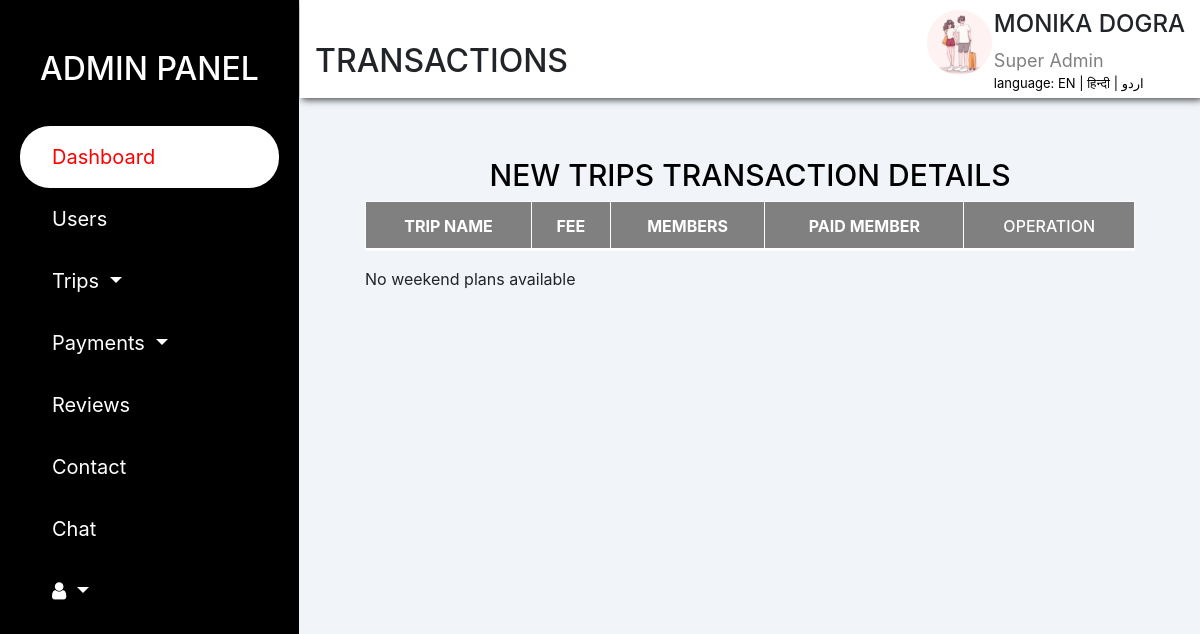
Page /weekend/explore/new_payment_tbl.php (signed in) on the committed database.
### tables this page shows
CREATE TABLE `user_tbl` (
  `u_id` smallint(8) UNSIGNED NOT NULL,
  `f_name` varchar(20) DEFAULT NULL,
  `l_name` varchar(20) DEFAULT NULL,
  `email` varchar(40) NOT NULL,
  `pswd` varchar(40) DEFAULT NULL,
  `status` tinyint(1) NOT NULL DEFAULT 0,
  `gender` char(6) NOT NULL DEFAULT 'Gender',
  `phone_no` char(10) NOT NULL,
  `alt_phone_no` char(10) NOT NULL,
  `zipcode` char(6) NOT NULL,
  `city` varchar(80) NOT NULL,
  `state` varchar(30) NOT NULL,
  `profile_pic` varchar(50) NOT NULL DEFAULT 'default.svg',
  `online` tinyint(1) NOT NULL DEFAULT 0,
  `reg_date` date NOT NULL DEFAULT current_timestamp()
);

### weekend/explore/new.php (called while the page is built, shortened)
<?php
 if (isset($_GET['lang'])) {
     $set_lang=$_GET['lang'];
  }else{
    $set_lang='en';
  }
  $lang=array();
if ($set_lang=='en') {
   $lang['lang']='Language';
  $lang['admin']='ADMIN PANEL';
  $lang['dash']='DASHBOARD';
  $lang['user']='USERS';
  $lang['trip']='Trips';
  $lang['pays']='Payments';
  $lang['s_dash']='Dashboard';
  $lang['rev']='Reviews';
  $lang['cont']='Contact';
  $lang['cht']='Chat';
  $lang['s_dash']='Dashboard';
  $lang['tang']='Users';
  $lang['trips']='Trips';
  $lang['confirm']='Confirmed trips';
  $lang['name']='MONIKA DOGRA';
  $lang['super']='Super Admin';
  $lang['traf']='Traffic';
  $lang['recent']='NEW TRIPS';
  $lang['t_title']='Trips Title';
  $lang['dat']='Date';
  $lang['status']='Status';
  $lang['see']='See All';
  $lang['new']='NEW USERS';
  $lang['mem']='Members';
  $lang['nam']='Name';
  $lang['acc_v']='Date';
  $lang['det']='Details';
  $lang['int']='Interest';
  $lang ['users_d']='USERS DETAILS';
  $lang ['email']='Email';
  $lang ['gen']='Gender';
  $lang ['phone']='Phone no.';
  $lang ['alt']='Alt P_no.';
  $lang ['add']='Address';
  $lang ['zip']='Zipcode';
  $lang ['verf']='Verification';
  $lang ['del']='delete';
  $lang['trans']='TRANSACTIONS';
   $lang ['trans_d']='TRANSACTION DETAILS';
   $lang['trip_n']='Trip name';
   $lang['fee']='Fee';
   $lang['p_memb']='Paid member';
   $lang['opera']='Operation';
   $lang['see_m']='see more';
   $lang['trip_d']='TRIPS DETAILS';
   $lang ['sch']='SCHEDULE';
   $lang ['vid']='VIDEO';
   $lang ['detl']='DETAILS';
   $lang ['vaish']='VAISHNO DEVI';
   $lang ['pick']='Pickup Address';
   $lang ['arr_t']='Arrival Time';
   $lang ['fr']='From';
   $lang ['to']='To';
   $lang ['dest']='Destination';
   $lang ['fe_per']='Fee/Person';
   $lang ['stay']='Stay';
   $lang ['pos']='Post on';
   $lang ['note']='Note';
   $lang ['up']='UPDATE';
}

### weekend/explore/php/code.php (called while the page is built, shortened)
<?php
abstract class clsConnection
{
    public function __construct()
    {
        $dbHost="localhost";
        $dbName="explore";
        $dbUser="root";
        $dbPassword="";
        try
        {
            $this->dbConn= new PDO("mysql:host=$dbHost;dbname=$dbName",$dbUser,$dbPassword);
        }
        catch(PDOException $e)
        {
            Echo "Connection failed" . $e->getMessage();
        }
    }
}
class clsUser extends clsConnection implements I_User
{
    public function GetUserDetail($u_id){
        try{
             $sql="SELECT * FROM user_tbl where u_id=:u_id";
             $stmt=$this->dbConn->prepare($sql);
             $stmt->bindParam(':u_id',$u_id);
             $stmt->execute();
             $result=$stmt->fetchAll();
           return $result;
        }
        catch (PDOException $e){
            echo "User Details Error:".$e->getMessage();
        }
    }
}
?>

### weekend/explore/new_payment_tbl.php (the view, shortened to what this page needs)
<?php session_start();
     require_once('php/code.php');
     $msg="";
   $u_id=$_SESSION['u_id'];
     $Obj=new clsUser();
     $fun=$Obj->GetUserDetail($u_id);
     $profile_pic="";
     foreach ($fun as $arr) {
        $a_name=$arr['f_name']." ".$arr['l_name'];
        $profile_pic=$arr['profile_pic'];
     }
 ?>
<!DOCTYPE html>
<html>
<head>
  <?php include'links/links.php'; ?>
    <link rel="stylesheet" href="css/table-style.css">
</head>
<body>
     <div class="container-fluid">
      <div class="row">
          <?php include'title_bar.php'; ?>
           <div class="col-md-9 col-sm-12">
               <div class="row dash_content">
                  <div class="col-12 header">
                    <div>
                   <h3> <i class="fa fa-bars" id="fa-bars" onclick="show();"></i></h3><h2><?php echo $lang['trans'];?></h2></div>
                    <div class="profile">
                      <div class="img">
                        <img src="../login/photo/<?php echo $profile_pic; ?>">
                      </div>
                      <h4><?php echo  $a_name;?></h4>
                      <span><?php echo $lang['super'];?></span>
                          <div class="multi_lang" >
                           <?php echo $lang['lang']; ?>: <a href="new_payment_tbl.php?lang=en">EN | </a><a href="new_payment_tbl.php?lang=hi">हिन्दी</a><a href="new_payment_tbl.php?lang=ur"> | اردو</a>
                        </div>
                    </div>
                  </div>
          <div class="col-lg-12">
          <br>
                    <div class="main-div ">
                           <h1><?php echo $lang['new_tr_det'];?></h1>
                            <div class="table-responsive">
                              <table class="table table-light table-hover table-striped" >
                                  <tr class="sticky">
                                      <th><b><?php echo $lang['trip_n'];?></b></th>
                                      <th><b><?php echo $lang['fee'];?></b></th>
                                      <th><b><?php echo $lang['mem'];?></b></th>
                                      <th><b><?php echo $lang['p_memb'];?></b></th>
                                      <th><?php echo $lang['opera'];?></th>
                                  </tr>
                                  <?php
                                  $p_date=date("Y-m-d");
                                      $obj=new clsWeekendPlans();
                                      $result=$obj->NewWeekendPlans($p_date);
                                      if ($result) {
                                        $data=array();
                                        foreach ($result as $data) {
                                            $plan_id=$data['plan_id'];
                                           $FunObj=new clsPlanPurchase();
                                           $sol=$FunObj->PaidUserCount($plan_id);
                                            $vari=$FunObj->TotalUserCount($plan_id);
                                            $data_arr=array();
                                           $arr=array();
                                           foreach ($sol as $arr) {
                                             foreach ($vari as $data_arr) {
                                          ?>
                                          <tr>
                                      <td><?php echo $data['trip_name']; ?></td>
                                      <td><?php echo $data['fee_charges'];?></td>
                                      <td><?php
                                               if($data_arr['SUM(member_booking)']){
                                                    echo $data_arr['SUM(member_booking)'];
                                                }else{
                                                  echo "0";
                                                }
                                      ?>/<?php echo $data['members'];?></td>
                                      <td><?php
                                           if ($arr['SUM(member_booking)']) {
                                             echo $arr['SUM(member_booking)'];
                                           }else{
                                            echo "0";
                                          }
                                          ?> </td>
                                      <td><button  class="btn btn-success" value="<?php echo $data['plan_id']; ?>" onclick="getid(this);"><?php echo $lang['see_m'];?></button></td>
                                 </tr>
                                          <?php
                                        }
                                        }
                                        }
                                      } else{
                                       $msg=$lang['no_plans'];
                                      }
                                  ?>
                           </table>
                           <?php
                              if ($msg) {
                                 echo $msg;
                               }
                              ?>
                    </div>
                  </div>
                </div>
               </div>
           </div>
        </div>
     </div>
</body>
</html>

### weekend/explore/css/table-style.css (style rules this page uses)
body { background: #f1f5f9; }
.header { background:#fff; display: flex; justify-content: space-between; box-shadow: 2px 2px 7px rgba(0,0,0,0.7); }
.dash_content { padding-bottom: 0px; }
.profile .img { position: absolute; right: 13rem; top: 10px; width: 65px; }
.profile img { width: 100%; border-radius: 35px; }
.profile h4 { padding-top: 10px; text-transform: uppercase; }
.profile span { color: grey; font-size: 18px; }
.multi_lang { color: black; font-size: 13px; padding-bottom: 5px; }
.multi_lang a { color: black; }
.main-div { padding: 35px 50px; width: 100%; display: flex; flex-direction: column; justify-content: center; align-items: center; }
.main-div h1 { font-size: 30px; color:#000; text-align: center; text-transform: capitalize; }
table { background-color: #fff; margin: auto; }
th,td { text-transform: uppercase; border: 1px solid black; padding: 8px 30px; text-align: center; color: black; }
th { font-weight: 500; text-align: center; }
tr.sticky th { position: sticky; top: -3px; background: grey; color: white; }
tr.sticky th::after { content: " "; width: 100%; height: 2px; position: absolute; bottom: 0; left: 0; background: white; }

### rows in the picture
user_tbl: profile_pic (picture), a_name "MONIKA DOGRA"

### other values in the picture
$lang['admin'] "ADMIN PANEL"
$lang['s_dash'] "Dashboard"
$lang['tang'] "Users"
$lang['trip'] "Trips"
$lang['pays'] "Payments"
$lang['rev'] "Reviews"
$lang['cont'] "Contact"
$lang['cht'] "Chat"
$lang['trans'] "TRANSACTIONS"
$lang['super'] "Super Admin"
$lang['lang'] "language"
$lang['new_tr_det'] "NEW TRIPS TRANSACTION DETAILS"
$lang['trip_n'] "TRIP NAME"
$lang['fee'] "FEE"
$lang['mem'] "MEMBERS"
